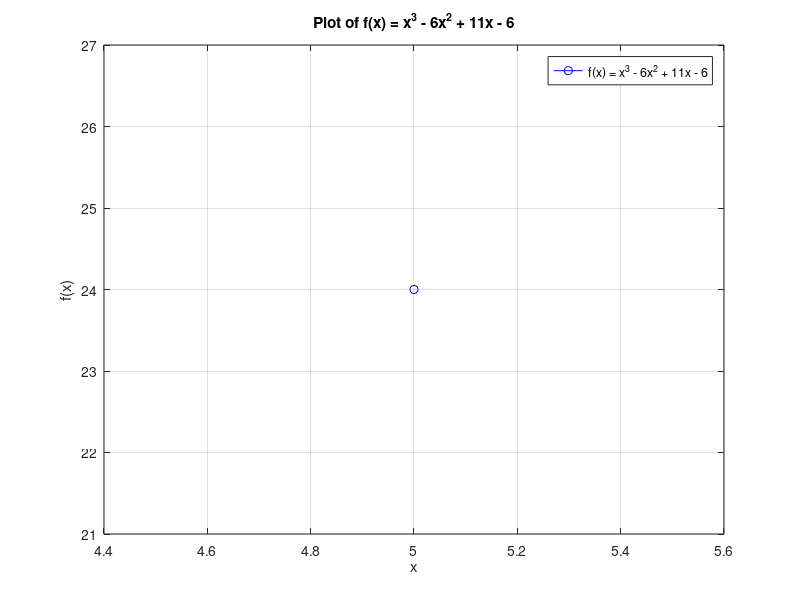

Write MATLAB code to recreate this figure.
% Step a: Take user input
start = input('Enter the start value of x: ');
end_val = input('Enter the end value of x: ');
step = input('Enter the step size: ');

% Step b: Calculate y values
x = start:step:end_val;
y = x.^3 - 6*x.^2 + 11*x - 6;

% Step c: Plot the function
plot(x, y, 'b-o', 'DisplayName', 'f(x) = x^3 - 6x^2 + 11x - 6');
xlabel('x');
ylabel('f(x)');
title('Plot of f(x) = x^3 - 6x^2 + 11x - 6');
legend;
grid on;
